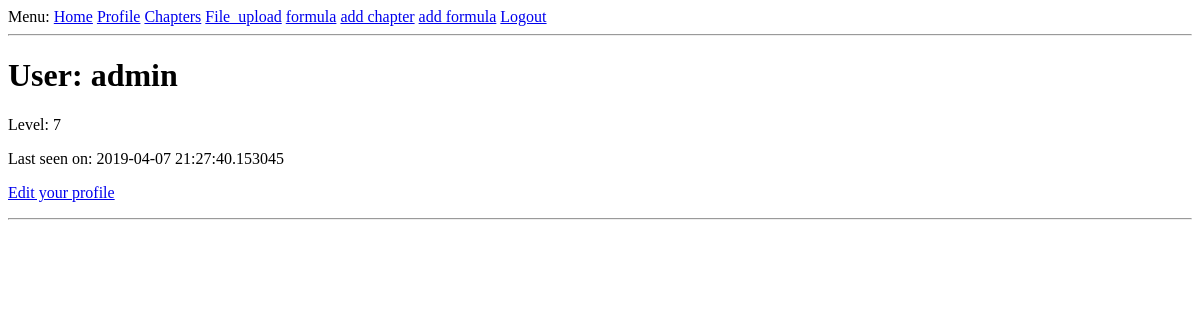
The app's page /me (signed in), older data.
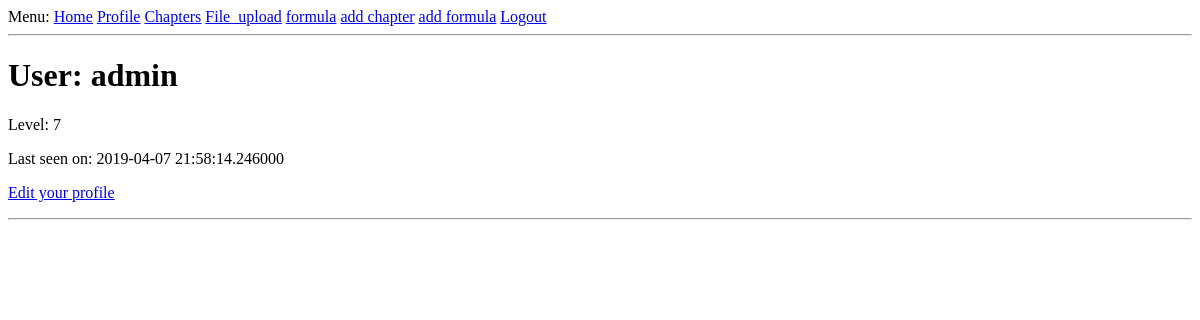
The same page, newer data.
### app/models.py (models this page shows, shortened)
class User(UserMixin, db.Model):
    id = db.Column(db.Integer, primary_key=True)
    level = db.Column(db.Integer, default=0)
    username = db.Column(db.String(64), index=True, unique=True)
    email = db.Column(db.String(120), index=True, unique=True)
    password_hash = db.Column(db.String(128))
    posts = db.relationship('Post', backref='author', lazy='dynamic')
    chapter = db.relationship('Chapter', backref=db.backref("author"))
    formula = db.relationship('Formula', backref=db.backref("author"))
    about_me = db.Column(db.String(140))
    last_seen = db.Column(db.DateTime, default=datetime.utcnow)

### app/routes.py (the view)
@app.route('/me')
def me():
    user = current_user
    return render_template('user.html', user=user)

### app/models.py (called while the page is built)
@login.user_loader
def load_user(id):
    return User.query.get(int(id))

### app/routes.py (called while the page is built)
@app.before_request
def before_request():
    if current_user.is_authenticated:
        current_user.last_seen = datetime.utcnow()
        db.session.commit()

### app/templates/user.html (shortened to what this page needs)
{% extends "base.html" %}
{% block content %}
    <h1>User: {{ user.username }}</h1>
    <p>Level: {{ user.level }}</p>
    {% if user.last_seen %}<p>Last seen on: {{ user.last_seen }}</p>{% endif %}
    {% if user == current_user %}
        <p><a href="{{ url_for('edit_profile') }}">Edit your profile</a></p>
    {% endif %}
    <hr>
{% endblock %}

Row changes from the older to the newer data that the page shows:
changed User "admin": last_seen "2019-04-07 21:27:40.153045" → "2019-04-07 21:58:14.246000"
